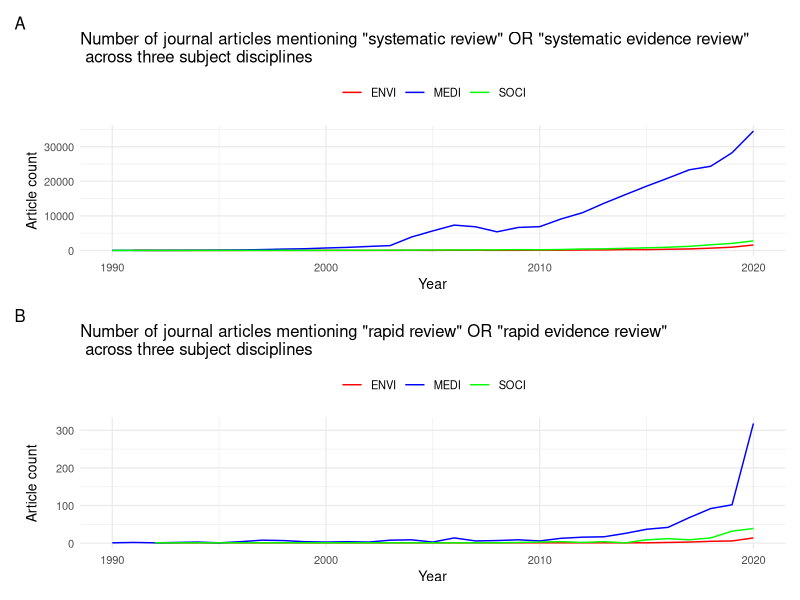
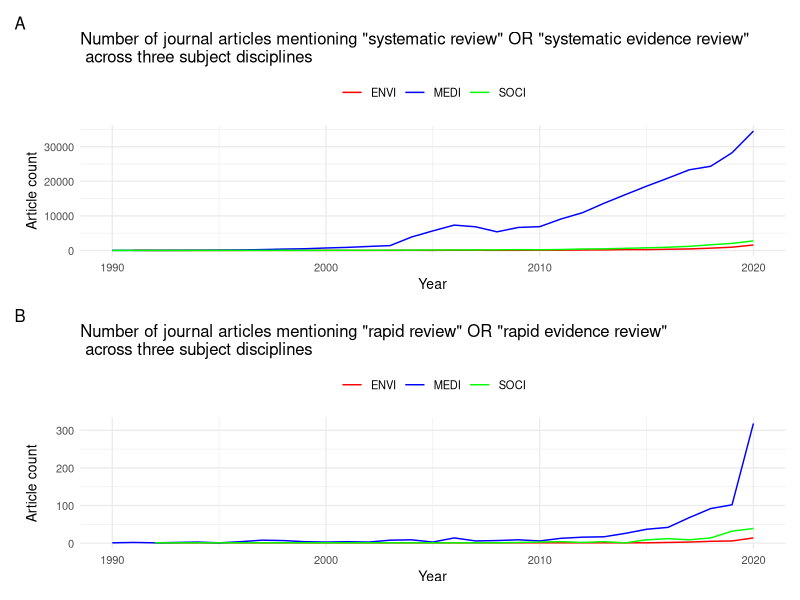

Source code (R) for these figures, in order:
## ---- chunk 1
knitr::opts_chunk$set(echo = TRUE)
library(ggplot2)
library(tidyverse)
library(stringr)
library(patchwork)
## ---- chunk 2
data_SRinMEDI <- read.csv(file = "./data/SRinMEDI_Scopus_20200710.csv", skip=7, col.names=c("Year","Count"))
dim(data_SRinMEDI)

data_RRinMEDI <- read.csv(file = "./data/RRinMEDI_Scopus_20200710.csv", skip=7, col.names=c("Year","Count"))
dim(data_RRinMEDI)

data_SRinSOCI <- read.csv(file = "./data/SRinSOCI_Scopus_20200710.csv", skip=7, col.names=c("Year","Count"))
dim(data_SRinSOCI)

data_RRinSOCI <- read.csv(file = "./data/RRinSOCI_Scopus_20200710.csv", skip=7, col.names=c("Year","Count"))
dim(data_RRinSOCI)

data_SRinENVI <- read.csv(file = "./data/SRinENVI_Scopus_20200710.csv", skip=7, col.names=c("Year","Count"))
dim(data_SRinENVI)

data_RRinENVI <- read.csv(file = "./data/RRinENVI_Scopus_20200710.csv", skip=7, col.names=c("Year","Count"))
dim(data_RRinENVI)
## ---- chunk 3
#add dataset labels columns:
data_SRinMEDI$Search <- "SR_MEDI"
data_RRinMEDI$Search <- "RR_MEDI"
data_SRinSOCI$Search <- "SR_SOCI"
data_RRinSOCI$Search <- "RR_SOCI"
data_SRinENVI$Search <- "SR_ENVI"
data_RRinENVI$Search <- "RR_ENVI"

#bind
data_all <- rbind(data_SRinMEDI, data_RRinMEDI, data_SRinSOCI, data_RRinSOCI, data_SRinENVI, data_RRinENVI)
str(data_all)
data_all$Search <- factor(data_all$Search) #labels as factors
## ---- chunk 4
# Basic Plot for SR
p1 <- data_all %>%
  filter(str_detect(Search, "SR_")) %>% #select only SR data
  filter(Year >= 1990) %>% #remove data points from before 1980
  ggplot( aes(x=Year, y=Count, group=Search, color=Search)) +
    geom_line() +
    theme_minimal(base_size = 10) +
    scale_color_manual(values = c("red", "blue", "green"), labels = c("ENVI", "MEDI", "SOCI")) +
    labs(title = "Number of journal articles mentioning \"systematic review\" OR \"systematic evidence review\" \n across three subject disciplines", tag = "A") +
    ylab("Article count") + 
    theme(legend.position="top", legend.title = element_blank())


# Basic Plot for RR
p2 <- data_all %>%
  filter(str_detect(Search, "RR_")) %>% #select only RR data
    filter(Year >= 1990) %>% #remove data points from before 1980
    ggplot( aes(x=Year, y=Count, group=Search, color=Search)) +
    geom_line()  +
    theme_minimal(base_size = 10) +
    scale_color_manual(values = c("red", "blue", "green"), labels = c("ENVI", "MEDI", "SOCI")) +
    labs(title = "Number of journal articles mentioning \"rapid review\" OR \"rapid evidence review\" \n across three subject disciplines", tag = "B") +
    ylab("Article count") + 
    theme(legend.position="top", legend.title = element_blank())


p1/p2

## save plots
ggsave(file = "figure_litsurvey_v02.pdf", width = 16, height = 12, units = "cm", scale = 1.2, device = cairo_pdf)

# pdf(file = "figure_litsurvey_v02.pdf", width = 16, height =  8)
# p1 / p2 # + plot_layout(heights = c(1,1))
# dev.off()
